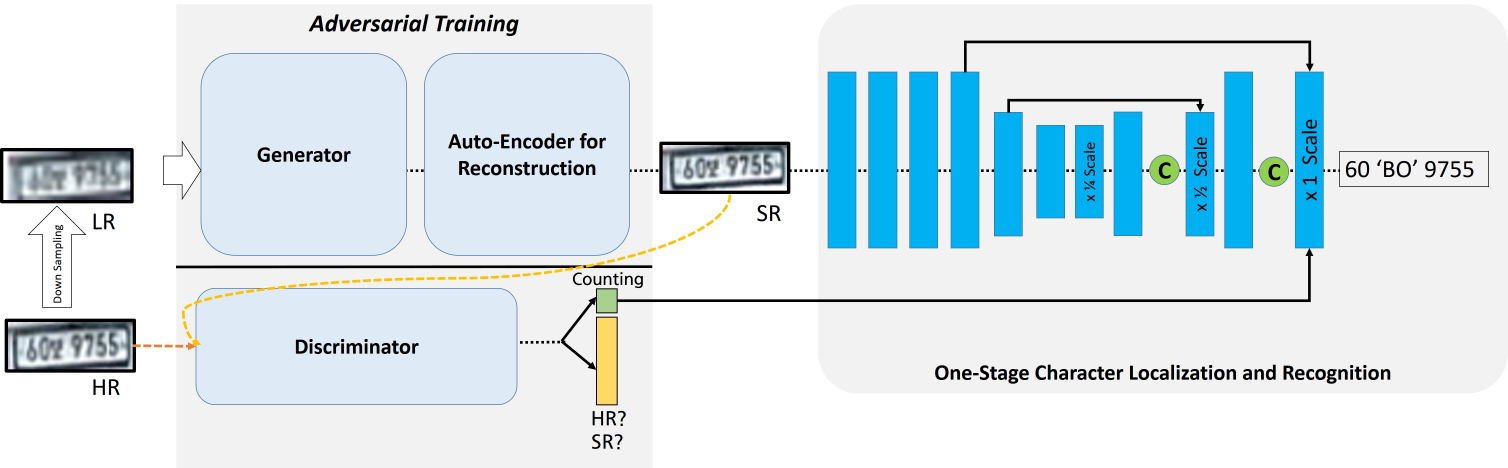
#> input picture visapp_002.jpg, 4524 x 1402 px, given in place of 000000020.jpg, which was not available (shown at 1/3 size)
$ python make_results.py   (older library calls are emulated)
#> lines starting #> are read from the running program, lines starting #| are printed output that depends on the picture
import cv2
import scipy.misc

for i in range(1, 17):
    i = "{0:09d}".format(i)
    path = "../src/result/{}/000000020.jpg".format(i)
    x = cv2.imread(path)
#> x is the input picture: shape (1402, 4524, 3); mean B, G, R 235.8, 230.3, 217.2
    x = x[160:340, 70:585, :]
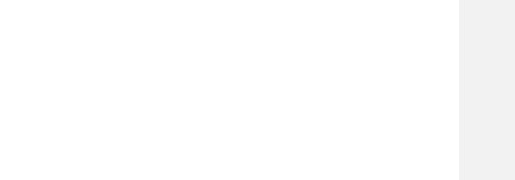
#> x: shape (180, 515, 3); min 240, max 255, mean 253.6
    x = cv2.cvtColor(x, cv2.COLOR_BGR2RGB)
    path = "./{}.jpg".format(i)
    scipy.misc.imsave(path, x)
#> pass 2 of the loop `for i in range(1, 17):`:
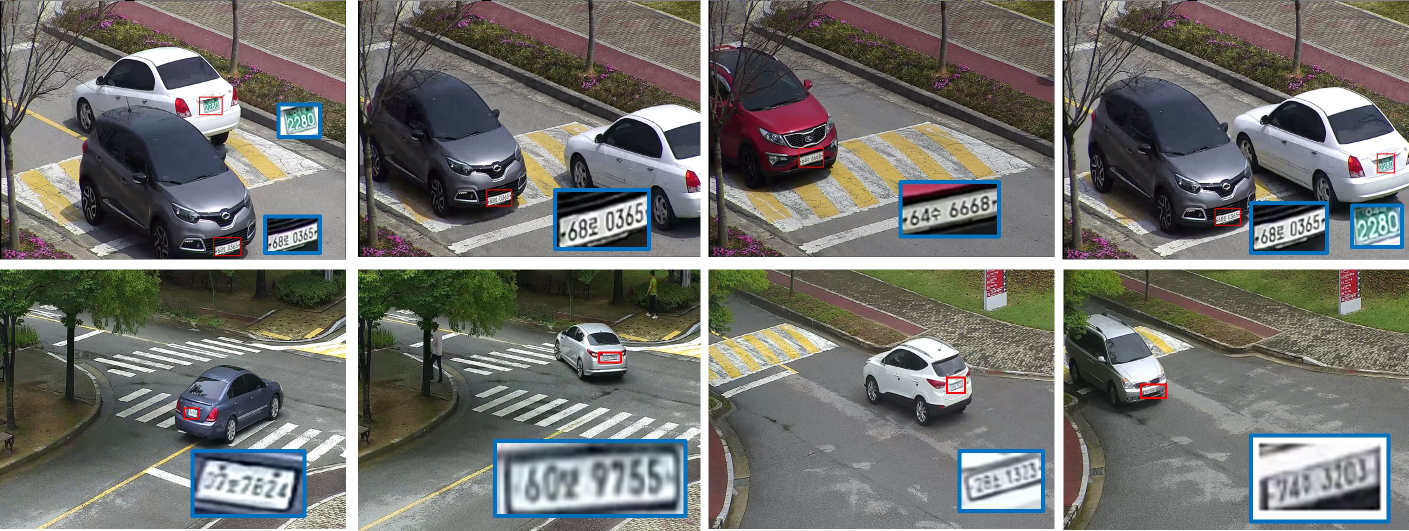
#> input picture visapp_004.jpg, 2817 x 1062 px, given in place of 000000020.jpg, which was not available (shown at 1/2 size)
#> x is the input picture: shape (1062, 2817, 3); mean B, G, R 110.4, 114.3, 114.5
#> `x = x[160:340, 70:585, :]`:
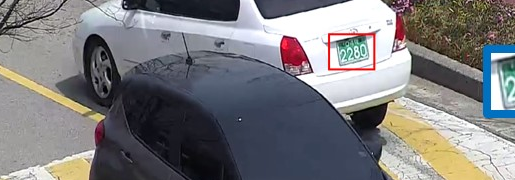
#> x: shape (180, 515, 3); mean B, G, R 125.3, 122.9, 123.8
#> (the run stopped early here; a loop or call above may not have finished)
